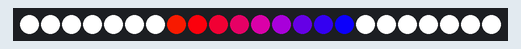
A sketch run on a simulated Arduino Uno, built with avr-gcc and run on an emulated ATmega328P. Parts: 23 RGB LEDs in strip order, left to right.

Above: at 0.15 s.
At 4.68 s:
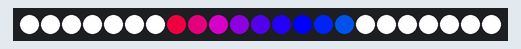
At 9.5 s:
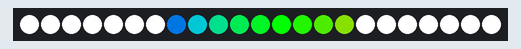
At 19.76 s:
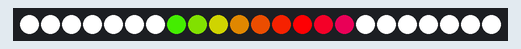
At 29.42 s:
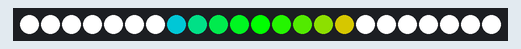
At 39.68 s:
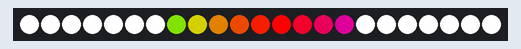

The sketch:

SwitchDock.ino
```cpp
#include <Adafruit_NeoPixel.h>

#define PIN 6
#define N_LEDS 23
#define limit 7
int upperRLED = 16; //upper limit to the portion of rainbow effect LEDs
int lowerRLED = 7; //lower limit to the portion of rainbow effect LEDs

Adafruit_NeoPixel strip = Adafruit_NeoPixel(N_LEDS, PIN, NEO_GRB + NEO_KHZ800);

void setup() {
  strip.begin();
  pinMode(limit ,INPUT);
  Serial.begin(9600);
}

void loop() {
  for(int i = 0; i<8; i++){
    strip.setPixelColor(i, 255, 255, 255);
  }
  for(int i = 16; i<25; i++){
    strip.setPixelColor(i, 255, 255, 255);
  }
    strip.show();
    rainbowCycle(3);


/*  if(digitalRead(limit) == HIGH){
    for(int i=0; i<N_LEDS; i++){
      strip.setPixelColor(i, 0, 0,0);
    }
    strip.show();
    Serial.println("open");
  }

*/
}

void rainbowCycle(int SpeedDelay) {
  byte *c;
  uint16_t i, j;

  for(j=0; j<256; j++) { // 5 cycles of all colors on wheel
    for(i=lowerRLED; i< upperRLED; i++) {
      c=Wheel(((i * 256 / N_LEDS) + j) & 255);
      strip.setPixelColor(i, *c, *(c+1), *(c+2));
    }
    strip.show();
    delay(SpeedDelay);
  }
}


byte * Wheel(byte WheelPos) {
  static byte c[3];

  if(WheelPos < 85) {
   c[0]=WheelPos * 3;
   c[1]=255 - WheelPos * 3;
   c[2]=0;
  } else if(WheelPos < 170) {
   WheelPos -= 85;
   c[0]=255 - WheelPos * 3;
   c[1]=0;
   c[2]=WheelPos * 3;
  } else {
   WheelPos -= 170;
   c[0]=0;
   c[1]=WheelPos * 3;
   c[2]=255 - WheelPos * 3;
  }

  return c;
}
```
